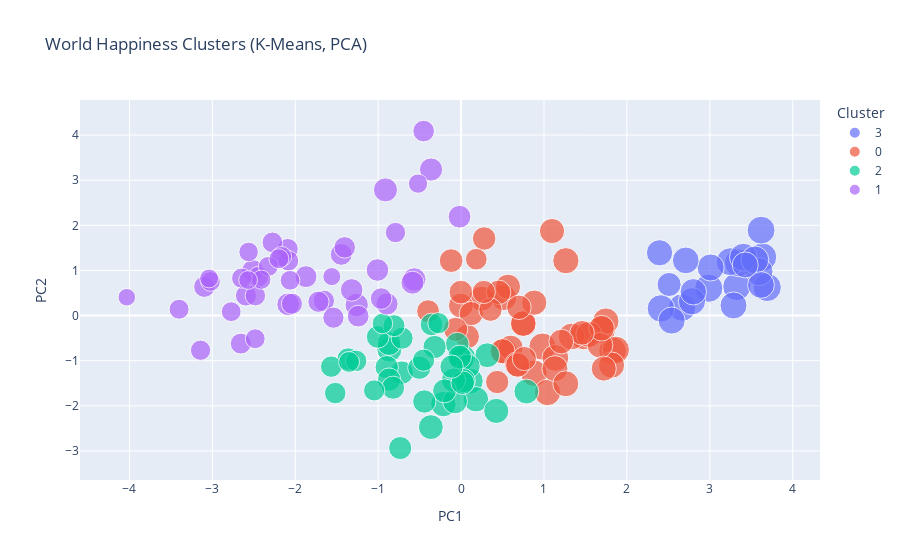

Notebook source saved alongside this figure:
### Markdown cell above
### Plotly visualization (interactive)
A bubble scatter of PCA components, colored by K-Means cluster, sized by Happiness Score.

### Code cell
plot_df = pd.DataFrame(X2, columns=['PC1','PC2'])
plot_df['Cluster'] = labels_h.astype(str)
plot_df['Country'] = happiness['Country'].values[:len(df)]
plot_df['Region'] = df['Region'].values
plot_df['Happiness Score'] = df['Happiness Score'].values
fig = px.scatter(plot_df, x='PC1', y='PC2', color='Cluster', size='Happiness Score', 
                 hover_data=['Region','Country'], title='World Happiness Clusters (K-Means, PCA)')
fig.show()

### Figure 1 — Plotly figure (JSON) as saved in the notebook; plotly's stock layout.template omitted (floating-point values rounded to 4 significant figures)
{"data": [{"customdata": [["Western Europe", "Denmark"], ["Western Europe", "Switzerland"], ["Western Europe", "Iceland"], ["Western Europe", "Norway"], ["Western Europe", "Finland"], ["North America", "Canada"], ["Western Europe", "Netherlands"], ["Australia and New Zealand", "New Zealand"], ["Australia and New Zealand", "Australia"], ["Western Europe", "Sweden"], ["Western Europe", "Austria"], ["North America", "United States"], ["Western Europe", "Germany"], ["Western Europe", "Belgium"], ["Western Europe", "Ireland"], ["Western Europe", "Luxembourg"], ["Southeastern Asia", "Singapore"], ["Western Europe", "United Kingdom"], ["Middle East and Northern Africa", "United Arab Emirates"], ["Western Europe", "Malta"], ["Middle East and Northern Africa", "Qatar"], ["Eastern Asia", "Hong Kong"]], "hovertemplate": "Cluster=3<br>PC1=%{x}<br>PC2=%{y}<br>Happiness Score=%{marker.size}<br>Region=%{customdata[0]}<br>Country=%{customdata[1]}<extra></extra>", "legendgroup": "3", "marker": {"color": "#636efa", "size": [7.526, 7.509, 7.501, 7.498, 7.413, 7.404, 7.339, 7.334, 7.313, 7.291, 7.119, 7.104, 6.994, 6.929, 6.907, 6.871, 6.739, 6.725, 6.573, 6.488, 6.375, 5.458], "sizemode": "area", "sizeref": 0.01881, "symbol": "circle"}, "mode": "markers", "name": "3", "orientation": "v", "showlegend": true, "type": "scatter", "x": [3.637, 3.692, 2.987, 3.592, 3.325, 3.347, 3.246, 3.619, 3.406, 3.543, 2.665, 2.41, 2.785, 2.54, 3.01, 3.286, 3.617, 2.71, 2.801, 2.394, 3.427, 2.509], "xaxis": "x", "y": [1.296, 0.6232, 0.6069, 0.9747, 0.6422, 1.17, 1.194, 1.892, 1.294, 1.234, 0.1784, 0.1584, 0.3168, -0.1099, 1.065, 0.2245, 0.6791, 1.223, 0.527, 1.391, 1.122, 0.6888], "yaxis": "y"}, {"customdata": [["Middle East and Northern Africa", "Israel"], ["Latin America and Caribbean", "Costa Rica"], ["Latin America and Caribbean", "Puerto Rico"], ["Latin America and Caribbean", "Brazil"], ["Latin America and Caribbean", "Mexico"], ["Latin America and Caribbean", "Chile"], ["Latin America and Caribbean", "Panama"], ["Latin America and Caribbean", "Argentina"], ["Central and Eastern Europe", "Czech Republic"], ["Latin America and Caribbean", "Uruguay"], ["Latin America and Caribbean", "Colombia"], ["Western Europe", "France"], ["Southeastern Asia", "Thailand"], ["Middle East and Northern Africa", "Saudi Arabia"], ["Eastern Asia", "Taiwan"], ["Western Europe", "Spain"], ["Latin America and Caribbean", "Guatemala"], ["Latin America and Caribbean", "Suriname"], ["Middle East and Northern Africa", "Kuwait"], ["Middle East and Northern Africa", "Bahrain"], ["Latin America and Caribbean", "Trinidad and Tobago"], ["Southeastern Asia", "Malaysia"], ["Latin America and Caribbean", "Nicaragua"], ["Central and Eastern Europe", "Uzbekistan"], ["Latin America and Caribbean", "Ecuador"], ["Latin America and Caribbean", "Belize"], ["Eastern Asia", "Japan"], ["Central and Eastern Europe", "Kazakhstan"], ["Central and Eastern Europe", "Poland"], ["Latin America and Caribbean", "Bolivia"], ["Western Europe", "North Cyprus"], ["Central and Eastern Europe", "Slovenia"], ["Central and Eastern Europe", "Turkmenistan"], ["Sub-Saharan Africa", "Mauritius"], ["Middle East and Northern Africa", "Libya"], ["Western Europe", "Cyprus"], ["Latin America and Caribbean", "Paraguay"], ["Central and Eastern Europe", "Estonia"], ["Latin America and Caribbean", "Jamaica"], ["Southeastern Asia", "Indonesia"], ["Southeastern Asia", "Philippines"], ["Southern Asia", "Bhutan"], ["Latin America and Caribbean", "Dominican Republic"], ["Western Europe", "Portugal"], ["Southeastern Asia", "Vietnam"], ["Eastern Asia", "Mongolia"], ["Southern Asia", "Sri Lanka"]], "hovertemplate": "Cluster=0<br>PC1=%{x}<br>PC2=%{y}<br>Happiness Score=%{marker.size}<br>Region=%{customdata[0]}<br>Country=%{customdata[1]}<extra></extra>", "legendgroup": "0", "marker": {"color": "#EF553B", "size": [7.267, 7.087, 7.039, 6.952, 6.778, 6.705, 6.701, 6.65, 6.596, 6.545, 6.481, 6.478, 6.474, 6.379, 6.379, 6.361, 6.324, 6.269, 6.239, 6.218, 6.168, 6.005, 5.992, 5.987, 5.976, 5.956, 5.921, 5.919, 5.835, 5.822, 5.771, 5.768, 5.658, 5.648, 5.615, 5.546, 5.538, 5.517, 5.51, 5.314, 5.279, 5.196, 5.155, 5.123, 5.061, 4.907, 4.415], "sizemode": "area", "sizeref": 0.01881, "symbol": "circle"}, "mode": "markers", "name": "0", "orientation": "v", "showlegend": true, "type": "scatter", "x": [1.827, 1.697, 1.866, 0.9816, 1.138, 1.479, 1.333, 0.8795, 1.041, 1.746, 0.5209, 1.815, 1.264, 1.542, 1.132, 1.263, 0.5145, 0.7529, 1.675, 1.694, 0.7494, 0.8826, 0.565, 1.097, 0.5976, 0.2448, 1.721, 0.4997, 0.6736, -0.002561, 1.458, 1.208, 0.4523, 0.6977, 0.07435, 0.6835, 0.1231, 0.7632, -0.06529, -0.1197, -0.002656, 0.2782, 0.3542, 0.4357, 0.2736, -0.3981, 0.1836], "xaxis": "x", "y": [-0.7819, -0.3163, -0.7588, -0.6871, -0.9375, -0.4633, -0.4639, -1.276, -1.704, -0.123, -0.7899, -1.097, 1.216, -0.4178, -1.176, -1.511, 0.3974, -0.1738, -0.6558, -0.2803, -0.1787, 0.2869, 0.6386, 1.873, -0.7129, 0.3741, -1.175, -0.7887, -1.081, 0.2211, -0.382, -0.5754, 0.5144, 0.1834, -0.4648, -1.099, 0.04401, -0.9521, -0.3061, 1.217, 0.5202, 1.708, 0.131, -1.473, 0.5233, 0.0982, 1.249], "yaxis": "y"}, {"customdata": [["Middle East and Northern Africa", "Algeria"], ["Latin America and Caribbean", "Venezuela"], ["Central and Eastern Europe", "Slovakia"], ["Latin America and Caribbean", "El Salvador"], ["Western Europe", "Italy"], ["Central and Eastern Europe", "Moldova"], ["Central and Eastern Europe", "Russia"], ["Eastern Asia", "South Korea"], ["Central and Eastern Europe", "Lithuania"], ["Central and Eastern Europe", "Belarus"], ["Latin America and Caribbean", "Peru"], ["Central and Eastern Europe", "Latvia"], ["Central and Eastern Europe", "Romania"], ["Central and Eastern Europe", "Croatia"], ["Central and Eastern Europe", "Kosovo"], ["Middle East and Northern Africa", "Turkey"], ["Middle East and Northern Africa", "Jordan"], ["Central and Eastern Europe", "Azerbaijan"], ["Eastern Asia", "China"], ["Central and Eastern Europe", "Serbia"], ["Central and Eastern Europe", "Bosnia and Herzegovina"], ["Central and Eastern Europe", "Montenegro"], ["Middle East and Northern Africa", "Morocco"], ["Central and Eastern Europe", "Hungary"], ["Middle East and Northern Africa", "Lebanon"], ["Central and Eastern Europe", "Macedonia"], ["Middle East and Northern Africa", "Tunisia"], ["Western Europe", "Greece"], ["Latin America and Caribbean", "Honduras"], ["Middle East and Northern Africa", "Iran"], ["Middle East and Northern Africa", "Palestinian Territories"], ["Central and Eastern Europe", "Albania"], ["Middle East and Northern Africa", "Iraq"], ["Sub-Saharan Africa", "Namibia"], ["Middle East and Northern Africa", "Egypt"], ["Central and Eastern Europe", "Armenia"], ["Central and Eastern Europe", "Ukraine"], ["Central and Eastern Europe", "Georgia"], ["Central and Eastern Europe", "Bulgaria"], ["Sub-Saharan Africa", "Gabon"], ["Sub-Saharan Africa", "Botswana"]], "hovertemplate": "Cluster=2<br>PC1=%{x}<br>PC2=%{y}<br>Happiness Score=%{marker.size}<br>Region=%{customdata[0]}<br>Country=%{customdata[1]}<extra></extra>", "legendgroup": "2", "marker": {"color": "#00cc96", "size": [6.355, 6.084, 6.078, 6.068, 5.977, 5.897, 5.856, 5.835, 5.813, 5.802, 5.743, 5.56, 5.528, 5.488, 5.401, 5.389, 5.303, 5.291, 5.245, 5.177, 5.163, 5.161, 5.151, 5.145, 5.129, 5.121, 5.045, 5.033, 4.871, 4.813, 4.754, 4.655, 4.575, 4.574, 4.362, 4.36, 4.324, 4.252, 4.217, 4.121, 3.974], "sizemode": "area", "sizeref": 0.01881, "symbol": "circle"}, "mode": "markers", "name": "2", "orientation": "v", "showlegend": true, "type": "scatter", "x": [0.1101, -0.2134, 0.1795, 0.02343, 0.424, -0.8651, -0.07386, 0.7872, -0.3648, 0.3162, 0.004765, 0.08439, 0.02662, -0.09225, -0.8694, -0.1995, -0.04661, -0.01784, 0.01963, -0.7151, -0.8968, -0.5036, -0.8688, -0.4434, -0.1147, -0.3193, -0.8207, -0.7342, -1.006, -0.3569, -1.363, -0.4523, -0.711, -0.8091, -1.266, -1.518, -1.567, -0.2735, -1.048, -1.352, -0.9486], "xaxis": "x", "y": [-1.452, -1.962, -1.854, -0.9299, -2.113, -0.7537, -1.901, -1.683, -2.471, -0.8784, -0.9705, -1.126, -1.441, -1.429, -0.6189, -1.668, -0.6335, -0.9176, -1.487, -1.265, -1.145, -1.154, -1.419, -1.904, -1.132, -0.6962, -1.598, -2.936, -0.4721, -0.1965, -0.9628, -0.988, -0.5012, -0.2245, -1.004, -1.718, -1.132, -0.1683, -1.658, -1.027, -0.176], "yaxis": "y"}, {"customdata": [["Sub-Saharan Africa", "Somalia"], ["Central and Eastern Europe", "Kyrgyzstan"], ["Southern Asia", "Pakistan"], ["Sub-Saharan Africa", "Somaliland Region"], ["Central and Eastern Europe", "Tajikistan"], ["Southeastern Asia", "Laos"], ["Sub-Saharan Africa", "Nigeria"], ["Sub-Saharan Africa", "Zambia"], ["Southern Asia", "Nepal"], ["Southern Asia", "Bangladesh"], ["Sub-Saharan Africa", "Sierra Leone"], ["Sub-Saharan Africa", "Cameroon"], ["Sub-Saharan Africa", "Ethiopia"], ["Sub-Saharan Africa", "South Africa"], ["Southern Asia", "India"], ["Southeastern Asia", "Myanmar"], ["Sub-Saharan Africa", "Kenya"], ["Sub-Saharan Africa", "Ghana"], ["Sub-Saharan Africa", "Congo (Kinshasa)"], ["Sub-Saharan Africa", "Congo (Brazzaville)"], ["Sub-Saharan Africa", "Senegal"], ["Sub-Saharan Africa", "Mauritania"], ["Sub-Saharan Africa", "Zimbabwe"], ["Sub-Saharan Africa", "Malawi"], ["Sub-Saharan Africa", "Sudan"], ["Sub-Saharan Africa", "Mali"], ["Latin America and Caribbean", "Haiti"], ["Sub-Saharan Africa", "Comoros"], ["Sub-Saharan Africa", "Ivory Coast"], ["Southeastern Asia", "Cambodia"], ["Sub-Saharan Africa", "Angola"], ["Sub-Saharan Africa", "Niger"], ["Sub-Saharan Africa", "South Sudan"], ["Sub-Saharan Africa", "Chad"], ["Sub-Saharan Africa", "Burkina Faso"], ["Sub-Saharan Africa", "Uganda"], ["Middle East and Northern Africa", "Yemen"], ["Sub-Saharan Africa", "Madagascar"], ["Sub-Saharan Africa", "Tanzania"], ["Sub-Saharan Africa", "Liberia"], ["Sub-Saharan Africa", "Guinea"], ["Sub-Saharan Africa", "Rwanda"], ["Sub-Saharan Africa", "Benin"], ["Southern Asia", "Afghanistan"], ["Sub-Saharan Africa", "Togo"], ["Middle East and Northern Africa", "Syria"], ["Sub-Saharan Africa", "Burundi"]], "hovertemplate": "Cluster=1<br>PC1=%{x}<br>PC2=%{y}<br>Happiness Score=%{marker.size}<br>Region=%{customdata[0]}<br>Country=%{customdata[1]}<extra></extra>", "legendgroup": "1", "marker": {"color": "#ab63fa", "size": [5.44, 5.185, 5.132, 5.057, 4.996, 4.876, 4.875, 4.795, 4.793, 4.643, 4.635, 4.513, 4.508, 4.459, 4.404, 4.395, 4.356, 4.276, 4.272, 4.236, 4.219, 4.201, 4.193, 4.156, 4.139, 4.073, 4.028, 3.956, 3.916, 3.907, 3.866, 3.856, 3.832, 3.763, 3.739, 3.739, 3.724, 3.695, 3.666, 3.622, 3.607, 3.515, 3.484, 3.36, 3.303, 3.069, 2.905], "sizemode": "area", "sizeref": 0.01881, "symbol": "circle"}, "mode": "markers", "name": "1", "orientation": "v", "showlegend": true, "type": "scatter", "x": [-0.9121, -0.5651, -1.259, -0.3622, -0.5861, -0.01859, -2.085, -1.319, -1.009, -0.8938, -2.512, -1.871, -1.446, -1.241, -0.9641, -0.4517, -1.404, -1.655, -3.097, -1.54, -1.72, -2.04, -2.595, -2.091, -2.657, -2.447, -2.276, -2.482, -2.081, -0.7913, -3.143, -2.166, -2.647, -3.402, -2.325, -2.198, -2.483, -2.773, -2.063, -3.022, -2.563, -0.5194, -2.41, -3.039, -2.569, -1.559, -4.032], "xaxis": "x", "y": [2.785, 0.7997, 0.2361, 3.236, 0.7289, 2.19, 0.2501, 0.5683, 1.01, 0.258, 0.9936, 0.8627, 1.356, -0.01223, 0.3764, 4.088, 1.511, 0.3271, 0.6385, -0.04625, 0.3065, 0.2624, 0.4436, 1.476, -0.6213, 0.859, 1.623, 0.442, 1.213, 1.84, -0.768, 1.307, 0.8294, 0.1406, 1.09, 1.26, -0.5127, 0.0861, 0.7819, 0.7557, 1.409, 2.924, 0.7956, 0.8222, 0.7876, 0.8634, 0.4071], "yaxis": "y"}], "layout": {"legend": {"itemsizing": "constant", "title": {"text": "Cluster"}, "tracegroupgap": 0}, "title": {"text": "World Happiness Clusters (K-Means, PCA)"}, "xaxis": {"anchor": "y", "domain": [0, 1], "title": {"text": "PC1"}}, "yaxis": {"anchor": "x", "domain": [0, 1], "title": {"text": "PC2"}}}}
